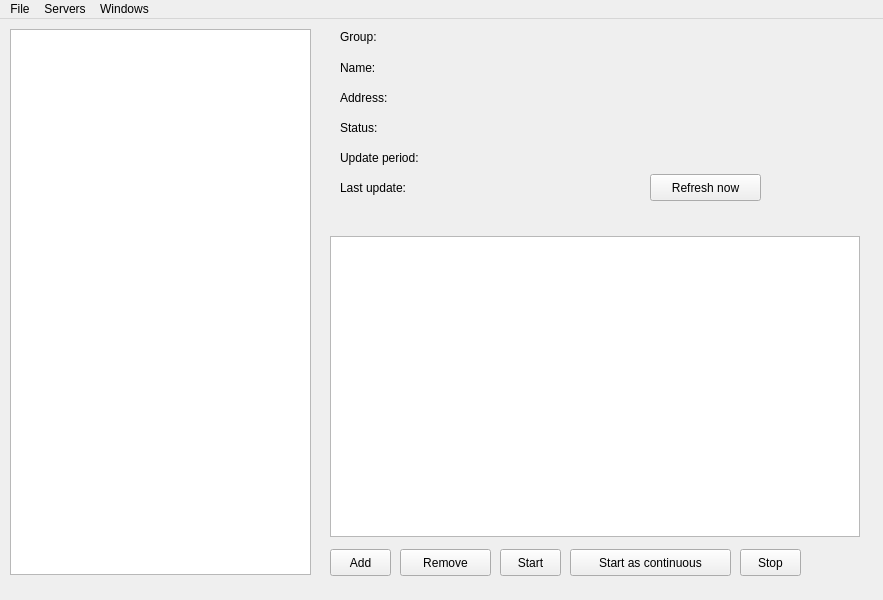
<?xml version="1.0" encoding="UTF-8"?>
<ui version="4.0">
 <class>MainWindow</class>
 <widget class="QMainWindow" name="MainWindow">
  <property name="geometry">
   <rect>
    <x>0</x>
    <y>0</y>
    <width>883</width>
    <height>600</height>
   </rect>
  </property>
  <property name="windowTitle">
   <string>Replication Manager</string>
  </property>
  <property name="accessibleDescription">
   <string/>
  </property>
  <property name="toolButtonStyle">
   <enum>Qt::ToolButtonIconOnly</enum>
  </property>
  <widget class="QWidget" name="centralwidget">
   <widget class="QTreeView" name="tlw_servers">
    <property name="geometry">
     <rect>
      <x>10</x>
      <y>10</y>
      <width>301</width>
      <height>546</height>
     </rect>
    </property>
    <property name="mouseTracking">
     <bool>false</bool>
    </property>
    <property name="contextMenuPolicy">
     <enum>Qt::ActionsContextMenu</enum>
    </property>
    <property name="editTriggers">
     <set>QAbstractItemView::CurrentChanged|QAbstractItemView::DoubleClicked</set>
    </property>
    <property name="showDropIndicator" stdset="0">
     <bool>true</bool>
    </property>
    <property name="rootIsDecorated">
     <bool>false</bool>
    </property>
    <property name="itemsExpandable">
     <bool>false</bool>
    </property>
    <property name="expandsOnDoubleClick">
     <bool>false</bool>
    </property>
   </widget>
   <widget class="QLabel" name="label">
    <property name="geometry">
     <rect>
      <x>340</x>
      <y>10</y>
      <width>111</width>
      <height>16</height>
     </rect>
    </property>
    <property name="text">
     <string>Group:</string>
    </property>
   </widget>
   <widget class="QLabel" name="label_3">
    <property name="geometry">
     <rect>
      <x>340</x>
      <y>40</y>
      <width>111</width>
      <height>17</height>
     </rect>
    </property>
    <property name="text">
     <string>Name:</string>
    </property>
   </widget>
   <widget class="QLabel" name="label_4">
    <property name="geometry">
     <rect>
      <x>340</x>
      <y>70</y>
      <width>111</width>
      <height>17</height>
     </rect>
    </property>
    <property name="text">
     <string>Address:</string>
    </property>
   </widget>
   <widget class="QLabel" name="label_2">
    <property name="geometry">
     <rect>
      <x>340</x>
      <y>100</y>
      <width>111</width>
      <height>17</height>
     </rect>
    </property>
    <property name="text">
     <string>Status:</string>
    </property>
   </widget>
   <widget class="QLabel" name="label_6">
    <property name="geometry">
     <rect>
      <x>340</x>
      <y>130</y>
      <width>111</width>
      <height>17</height>
     </rect>
    </property>
    <property name="text">
     <string>Update period:</string>
    </property>
   </widget>
   <widget class="QLabel" name="label_5">
    <property name="geometry">
     <rect>
      <x>340</x>
      <y>160</y>
      <width>111</width>
      <height>17</height>
     </rect>
    </property>
    <property name="text">
     <string>Last update:</string>
    </property>
   </widget>
   <widget class="QLabel" name="lbl_srv_group">
    <property name="geometry">
     <rect>
      <x>460</x>
      <y>10</y>
      <width>401</width>
      <height>17</height>
     </rect>
    </property>
    <property name="text">
     <string/>
    </property>
   </widget>
   <widget class="QLabel" name="lbl_srv_name">
    <property name="geometry">
     <rect>
      <x>460</x>
      <y>40</y>
      <width>401</width>
      <height>17</height>
     </rect>
    </property>
    <property name="text">
     <string/>
    </property>
   </widget>
   <widget class="QLabel" name="lbl_srv_addres">
    <property name="geometry">
     <rect>
      <x>460</x>
      <y>70</y>
      <width>401</width>
      <height>17</height>
     </rect>
    </property>
    <property name="text">
     <string/>
    </property>
   </widget>
   <widget class="QLabel" name="lbl_lastupdate">
    <property name="geometry">
     <rect>
      <x>460</x>
      <y>160</y>
      <width>180</width>
      <height>17</height>
     </rect>
    </property>
    <property name="text">
     <string/>
    </property>
   </widget>
   <widget class="QLabel" name="lbl_status">
    <property name="geometry">
     <rect>
      <x>460</x>
      <y>100</y>
      <width>401</width>
      <height>17</height>
     </rect>
    </property>
    <property name="text">
     <string/>
    </property>
   </widget>
   <widget class="QLabel" name="lbl_period">
    <property name="geometry">
     <rect>
      <x>460</x>
      <y>130</y>
      <width>401</width>
      <height>17</height>
     </rect>
    </property>
    <property name="text">
     <string/>
    </property>
   </widget>
   <widget class="QPushButton" name="btn_refresh_sel">
    <property name="geometry">
     <rect>
      <x>650</x>
      <y>155</y>
      <width>111</width>
      <height>27</height>
     </rect>
    </property>
    <property name="text">
     <string>Refresh now</string>
    </property>
   </widget>
   <widget class="QTreeView" name="tlw_replications">
    <property name="geometry">
     <rect>
      <x>330</x>
      <y>217</y>
      <width>530</width>
      <height>301</height>
     </rect>
    </property>
    <property name="editTriggers">
     <set>QAbstractItemView::NoEditTriggers</set>
    </property>
    <property name="showDropIndicator" stdset="0">
     <bool>true</bool>
    </property>
    <property name="rootIsDecorated">
     <bool>false</bool>
    </property>
    <property name="itemsExpandable">
     <bool>false</bool>
    </property>
    <property name="expandsOnDoubleClick">
     <bool>false</bool>
    </property>
   </widget>
   <widget class="QLabel" name="tlw_replications_label">
    <property name="geometry">
     <rect>
      <x>330</x>
      <y>190</y>
      <width>531</width>
      <height>17</height>
     </rect>
    </property>
    <property name="autoFillBackground">
     <bool>false</bool>
    </property>
    <property name="styleSheet">
     <string notr="true">color:rgb(255, 0, 0)</string>
    </property>
    <property name="text">
     <string/>
    </property>
    <property name="scaledContents">
     <bool>false</bool>
    </property>
    <property name="alignment">
     <set>Qt::AlignCenter</set>
    </property>
   </widget>
   <widget class="QPushButton" name="btn_addtask">
    <property name="geometry">
     <rect>
      <x>330</x>
      <y>530</y>
      <width>61</width>
      <height>27</height>
     </rect>
    </property>
    <property name="text">
     <string>Add</string>
    </property>
   </widget>
   <widget class="QPushButton" name="btn_rmtask">
    <property name="geometry">
     <rect>
      <x>400</x>
      <y>530</y>
      <width>91</width>
      <height>27</height>
     </rect>
    </property>
    <property name="text">
     <string>Remove</string>
    </property>
   </widget>
   <widget class="QPushButton" name="btn_starttask">
    <property name="geometry">
     <rect>
      <x>500</x>
      <y>530</y>
      <width>61</width>
      <height>27</height>
     </rect>
    </property>
    <property name="text">
     <string>Start</string>
    </property>
   </widget>
   <widget class="QPushButton" name="btn_start_con">
    <property name="geometry">
     <rect>
      <x>570</x>
      <y>530</y>
      <width>161</width>
      <height>27</height>
     </rect>
    </property>
    <property name="text">
     <string>Start as continuous</string>
    </property>
   </widget>
   <widget class="QPushButton" name="btn_stoptask">
    <property name="geometry">
     <rect>
      <x>740</x>
      <y>530</y>
      <width>61</width>
      <height>27</height>
     </rect>
    </property>
    <property name="text">
     <string>Stop</string>
    </property>
   </widget>
  </widget>
  <widget class="QMenuBar" name="menubar">
   <property name="geometry">
    <rect>
     <x>0</x>
     <y>0</y>
     <width>883</width>
     <height>25</height>
    </rect>
   </property>
   <property name="nativeMenuBar">
    <bool>false</bool>
   </property>
   <widget class="QMenu" name="menuFile">
    <property name="title">
     <string>File</string>
    </property>
    <addaction name="actionQuit"/>
   </widget>
   <widget class="QMenu" name="menuServers">
    <property name="title">
     <string>Servers</string>
    </property>
    <addaction name="actionAdd_Server"/>
    <addaction name="actionRemove_Server"/>
    <addaction name="actionEdit_Server"/>
    <addaction name="actionDB_Manager"/>
   </widget>
   <widget class="QMenu" name="menuWindows">
    <property name="title">
     <string>Windows</string>
    </property>
    <addaction name="actionWorkers"/>
   </widget>
   <addaction name="menuFile"/>
   <addaction name="menuServers"/>
   <addaction name="menuWindows"/>
  </widget>
  <action name="actionQuit">
   <property name="text">
    <string>Quit</string>
   </property>
   <property name="shortcut">
    <string>Ctrl+Q</string>
   </property>
   <property name="iconVisibleInMenu">
    <bool>true</bool>
   </property>
  </action>
  <action name="actionAdd_Server">
   <property name="text">
    <string>Add Server</string>
   </property>
   <property name="shortcut">
    <string>Ctrl+A</string>
   </property>
   <property name="iconVisibleInMenu">
    <bool>true</bool>
   </property>
  </action>
  <action name="actionRemove_Server">
   <property name="text">
    <string>Remove Server</string>
   </property>
   <property name="shortcut">
    <string>Ctrl+R</string>
   </property>
   <property name="iconVisibleInMenu">
    <bool>true</bool>
   </property>
  </action>
  <action name="actionEdit_Server">
   <property name="text">
    <string>Edit Server</string>
   </property>
   <property name="shortcut">
    <string>Ctrl+E</string>
   </property>
   <property name="iconVisibleInMenu">
    <bool>true</bool>
   </property>
  </action>
  <action name="actionDB_Manager">
   <property name="text">
    <string>DB Manager</string>
   </property>
   <property name="shortcut">
    <string>Ctrl+D</string>
   </property>
   <property name="iconVisibleInMenu">
    <bool>true</bool>
   </property>
  </action>
  <action name="actionWorkers">
   <property name="text">
    <string>Workers</string>
   </property>
   <property name="shortcut">
    <string>Ctrl+K</string>
   </property>
   <property name="iconVisibleInMenu">
    <bool>true</bool>
   </property>
  </action>
 </widget>
 <resources/>
 <connections>
  <connection>
   <sender>actionQuit</sender>
   <signal>triggered()</signal>
   <receiver>MainWindow</receiver>
   <slot>close()</slot>
   <hints>
    <hint type="sourcelabel">
     <x>-1</x>
     <y>-1</y>
    </hint>
    <hint type="destinationlabel">
     <x>441</x>
     <y>299</y>
    </hint>
   </hints>
  </connection>
 </connections>
</ui>
